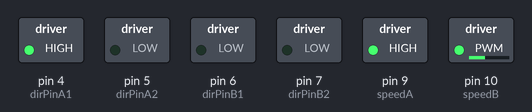
Bench run of a sketch on a simulated Arduino Uno, built with avr-gcc and run on an emulated ATmega328P. Parts: switched loads named in the sketch (green lamp = pin HIGH).

Above: at 0.05 s.
At 3.95 s:
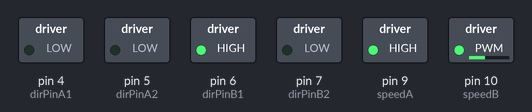
Timing chart, 0 to 4.6 s (numbered marks = the images above):
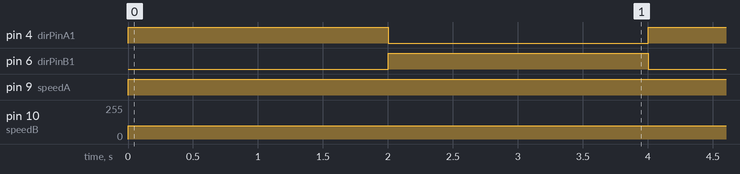

Measured:
- by itself, pin 4 (dirPinA1), pin 6 (dirPinB1): alternates HIGH for 2.0 s and LOW for 2.0 s
- by itself, pin 9 (speedA): LOW → HIGH at 0.00 s
- by itself, pin 10 (speedB): 0/255 → 100/255 at 0.00 s

The sketch:

DCMotorControll.ino
```cpp
int dirPinA1 = 4;
int dirPinA2 = 5;
int speedA = 9;

int dirPinB1 = 6;
int dirPinB2 = 7;
int speedB = 10;

void setup() {
  pinMode(dirPinA1, OUTPUT);
  pinMode(dirPinA2, OUTPUT);
  pinMode(speedA, OUTPUT);

  pinMode(dirPinB1, OUTPUT);
  pinMode(dirPinB2, OUTPUT);
  pinMode(speedB, OUTPUT);
}

void loop() {
  //OUT1,2 모터는 최대속도
  //OUT3,4 모터는 절반이하 속도
  analogWrite(speedA, 255);
  analogWrite(speedB, 100);

  //OUT1,2 모터 작동, OUT 3,4 모터 미작동
  digitalWrite(dirPinA1, HIGH);
  digitalWrite(dirPinA2, LOW);
  digitalWrite(dirPinB1, LOW);
  digitalWrite(dirPinB2, LOW);

  delay(2000);

  //OUT1,2 모터 미작동, OUT 3,4 모터 작동
  digitalWrite(dirPinA1, LOW);
  digitalWrite(dirPinA2, LOW);
  digitalWrite(dirPinB1, HIGH);
  digitalWrite(dirPinB2, LOW);

  delay(2000);
}
```
